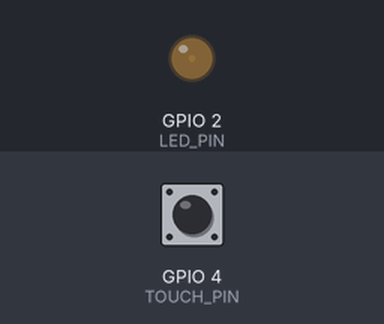
Bench run of a sketch on a simulated ESP32. Shown: output pins drawn as LEDs (lit = HIGH). The test bench sets the inputs (shaded band); at power-on: GPIO 4 (TOUCH_PIN) HIGH.

Above: at 0.05 s.
At 1.15 s:
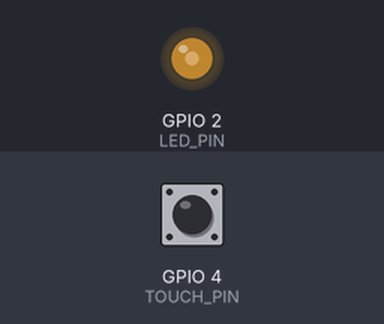
At 2.3 s:
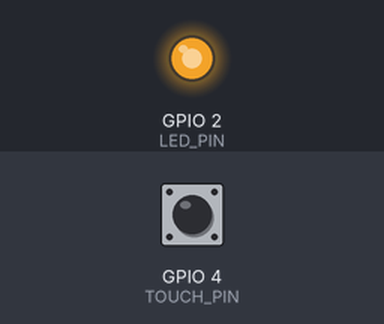
At 4.6 s:
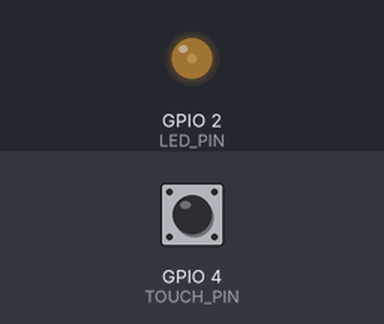
Timing chart, 0 to 6.9 s (numbered marks = the images above):
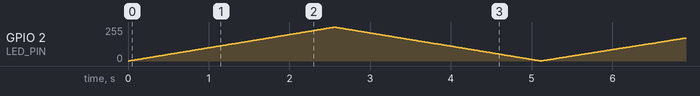

The sketch:

ex05.ino
```cpp
#define TOUCH_PIN 4
#define LED_PIN 2
#define THRESHOLD 400
#define DEBOUNCE_TIME 20

const int freq = 5000;
const int resolution = 8;

int speedLevel = 1; // 1慢 / 2中 / 3快
int lastTouchVal = 100;
unsigned long lastTouchTime = 0;

// 非阻塞呼吸全局变量
int duty = 0;
int dir = 1; // 1变亮 -1变暗
unsigned long lastBreathTime = 0;
int breathDelay; // 每步间隔，由档位控制

void setup() {
  Serial.begin(115200);
  ledcAttach(LED_PIN, freq, resolution);
}

void loop() {
  // 1. 触摸检测逻辑（完全保留原有触摸判断）
  int touchVal = touchRead(TOUCH_PIN);
  unsigned long now = millis();
  if (now - lastTouchTime > DEBOUNCE_TIME) {
    if (touchVal < THRESHOLD && lastTouchVal >= THRESHOLD) {
      speedLevel++;
      if(speedLevel > 3) speedLevel = 1;
      Serial.print("当前档位：");
      Serial.println(speedLevel);
      lastTouchTime = now;
    }
  }
  lastTouchVal = touchVal;

  // 根据档位更新呼吸单步延时（控制速度）
  switch(speedLevel){
    case 1: breathDelay = 10; break; // 慢速
    case 2: breathDelay = 3; break;  // 中速
    case 3: breathDelay = 1; break;  // 快速
  }

  // 2. 非阻塞呼吸，不会卡住触摸检测
  if(now - lastBreathTime >= breathDelay){
    lastBreathTime = now;
    duty += dir;

    // 亮度边界反转方向
    if(duty >= 255){
      dir = -1;
    }else if(duty <= 0){
      dir = 1;
    }
    ledcWrite(LED_PIN, duty);
  }
}
```
